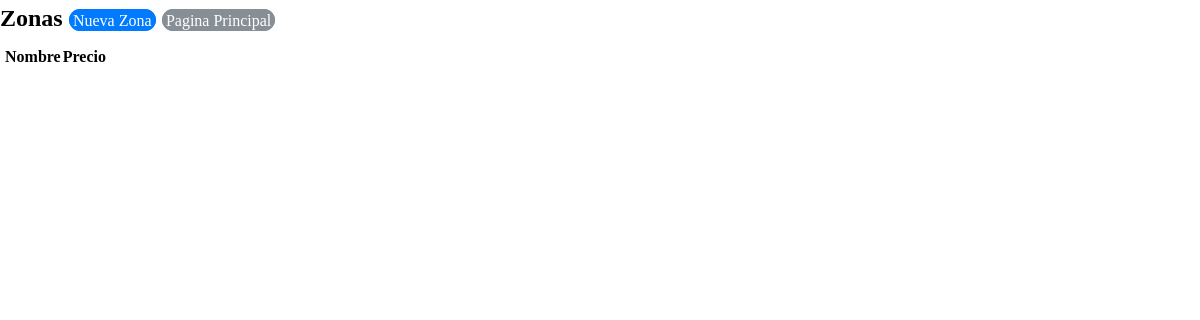
Before: /view/registrozona/RegistroZona.php?action=ver&id=2 with the older database file.
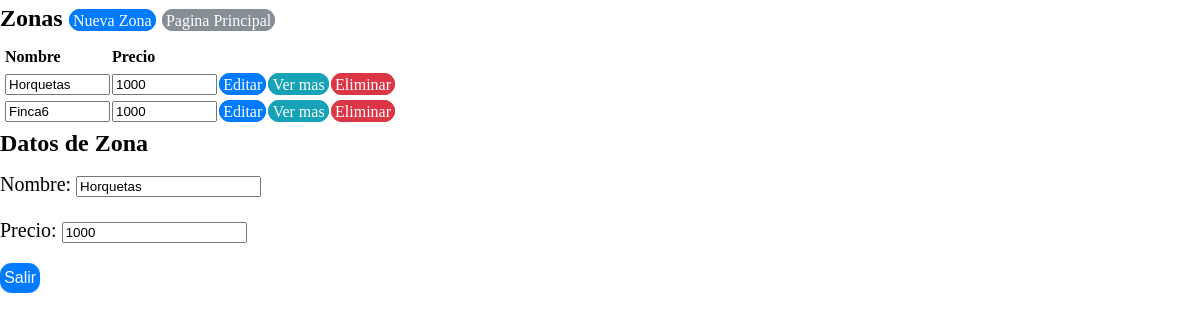
After: the same page with the newer database file.
### tables this page shows
CREATE TABLE `tbzonas` (
  `zonaid` int(20) NOT NULL,
  `zonanombre` varchar(20) NOT NULL,
  `zonaprecio` double NOT NULL,
  `zonaestado` tinyint(1) NOT NULL
);

### business/zonabusiness/zonaBusiness.php (called while the page is built, shortened)
<?php
class zonaBusiness {
    private $DataZona;
    public function zonaBusiness() {
        require_once '../../data/datazona/DataZona.php';
        $this->DataZona = new DataZona();
    }
    public function mostrarZona() {
        return $this->DataZona->mostrarZona();
    }
    public function buscarZona($zonaid) {
        return $this->DataZona->buscarZona($zonaid);
    }
}
?>

### data/datazona/DataZona.php (called while the page is built, shortened)
<?php
class DataZona {
    private $conexion;
    function DataZona() {
        include_once '../../data/dbconexion/Conexion.php';
        $this->conexion = new Conexion();
    }
    function buscarZona($zonaid) {
        if ($this->conexion->crearConexion()->set_charset('utf8')) {
            $array = array();
            $buscarzona = $this->conexion->crearConexion()->query("SELECT  `zonaid`,`zonanombre`,
            `zonaprecio`
            FROM `tbzonas` WHERE
             zonaid='".$zonaid."' AND zonaestado=1;");
            $this->conexion->cerrarConexion();
            while ($resultado = $buscarzona->fetch_assoc()) {
                array_push($array, $resultado);
            }
                return $array;
        }
    }
    function mostrarZona() {
        if ($this->conexion->crearConexion()->set_charset('utf8')) {
            $array = array();
            $mostrarzonas = $this->conexion->crearConexion()->query("SELECT * FROM `tbzonas` WHERE zonaestado=1");
            $this->conexion->cerrarConexion();
            while ($resultado = $mostrarzonas->fetch_assoc()) {
                array_push($array, $resultado);
            }
                return $array;
        }
    }
}
?>

### data/dbconexion/Conexion.php (called while the page is built, shortened)
<?php
class Conexion {
    private $server;
    private $user;
    private $password;
    private $dbname;
    function Conexion(){
        $this->server = "localhost";
        $this->user = "root";
        $this->password = "";
        $this->dbname = "bdexpressdjb";
    }
    function crearConexion(){
        $this->conexion  = mysqli_connect($this->server,$this->user,$this->password,$this->dbname);
        return $this->conexion;
    }
}

### view/registrozona/RegistroZona.php (the view, shortened to what this page needs)
<!DOCTYPE html>
<head>
    <link rel="stylesheet" href="../../css/estilo.css">
    <?php
    include '../../business/zonabusiness/zonaBusiness.php';
    ?>
</head>
<body>
    <?php
    $zonaBusiness = new zonaBusiness();
    $allBusiness = $zonaBusiness->mostrarZona();
    ?>
    <h2>
        Zonas
        <a href="?action=registrar" class="btn btn-primary" >Nueva Zona</a>
        <a href="../ventanaprincipalview/VentanaPrincipalView.php" class="btn btn-secondary">Pagina Principal</a>
    </h2>
    <form  action="RegistroZona.php" method="Post">
       <table>
            <thead>
                <tr>
                    <th></th>
                    <th></th>
                    <th>Nombre</th>
                    <th>Precio</th>
                </tr>
            </thead>
            <?php foreach ($allBusiness as $current): ?>
                <tr><td></td>
                    <td><input type="hidden" name="zonaid" id="zonaid" value="<?php echo $current['zonaid']; ?>"></td>
                    <td><input type="text" name="zonanombre" id="zonanombre" size="10" value="<?php echo $current['zonanombre']; ?>" readonly /></td>
                    <td><input type="text" name="zonaprecio" size="10" id="zonaprecio" value="<?php echo $current['zonaprecio']; ?>" readonly /></td>
                    <td><a href="?action=editar&id=<?php echo $current['zonaid']; ?> " class="btn btn-primary">Editar</a></td>
                    <td><a href="?action=ver&id=<?php echo $current['zonaid']; ?> " class="btn btn-info">Ver mas</a></td>
                    <td><a href="?action=eliminar&id=<?php echo $current['zonaid']; ?> " class="btn btn-danger">Eliminar</a></td>
                </tr>
            <?php endforeach ?>
        </table>
    </form>
    <?php
    if (isset($_REQUEST['action'])) {
        switch ($_REQUEST['action']) {
            case 'ver':
                $zonaObtenida = $zonaBusiness->buscarZona($_REQUEST['id']);
                foreach ($zonaObtenida as $current) {
                    echo '<form  action="RegistroZona.php" method="Post">';
                    echo '<h2>Datos de Zona</h2>';
                    echo '<p>Nombre: <input type="text" name="zonanombre" id="zonanombre" value="' . $current['zonanombre'] . '" readonly /></p>';
                    echo '<p>Precio: <input type="text" name="zonaprecio" id="zonaprecio"  value="' . $current['zonaprecio'] . '" readonly /></p>';
                    echo '<p><input type="submit" class="btn btn-primary" value="Salir" name="salir" id="salir"/></p>';
                    echo '</form>';
                }
                break;
        }
    }
    ?>
</body>
</html>

Changed rows visible on the page:
now on this page (row edited): tbzonas: zonanombre "Horquetas", zonaprecio "1000"
now on this page (row edited): tbzonas: zonanombre "Finca6", zonaprecio "1000", shown under "Zonas Nueva ZonaPagina Principal"
